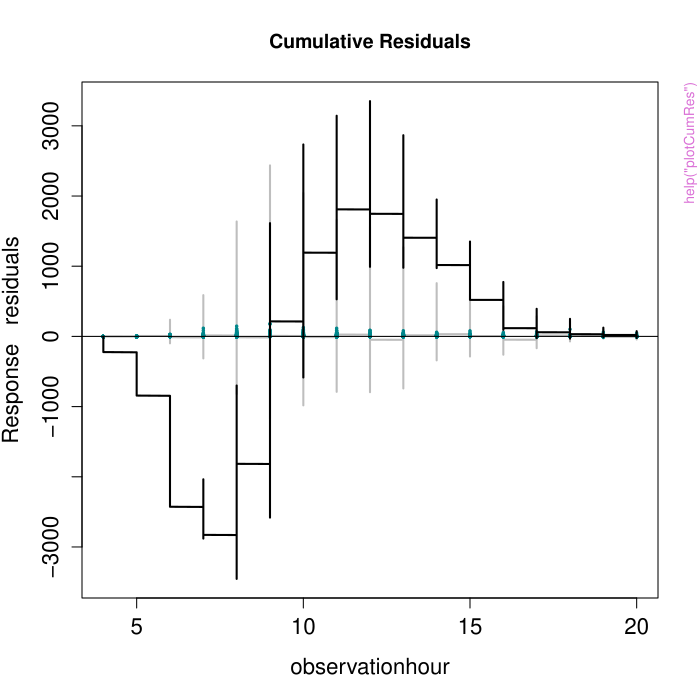

This chart was generated by the following R code:
pkgname <- "MRSea"
source(file.path(R.home("share"), "R", "examples-header.R"))
options(warn = 1)
library('MRSea')

base::assign(".oldSearch", base::search(), pos = 'CheckExEnv')
cleanEx()
nameEx("LocalRadialFunction")
### * LocalRadialFunction

flush(stderr()); flush(stdout())

### Name: LocalRadialFunction
### Title: Function for creating an exponential basis function for a
###   spatial smooth using the CReSS method.
### Aliases: LocalRadialFunction

### ** Examples

# load data
data(ns.data.re)
# load knot grid data
data(knotgrid.ns)

splineParams<-makesplineParams(data=ns.data.re, varlist=c('observationhour'))

#set some input info for SALSA
ns.data.re$response<- ns.data.re$birds

# make distance matrices for datatoknots and knottoknots
distMats<-makeDists(cbind(ns.data.re$x.pos, ns.data.re$y.pos), na.omit(knotgrid.ns), knotmat=FALSE)

# choose sequence of radii
r_seq<-getRadiiChoices(8, distMats$dataDist)

# using the fourth radius and picking 5 knots
basis<-LocalRadialFunction(radiusIndices=rep(4, 5), dists=distMats$dataDist, radii = r_seq,
        aR=c(3, 10, 15, 28, 31))



cleanEx()
nameEx("bootstrap.orig.data")
### * bootstrap.orig.data

flush(stderr()); flush(stdout())

### Name: bootstrap.orig.data
### Title: Obtaining a data frame of bootstrapped data using resamples
### Aliases: bootstrap.orig.data

### ** Examples

data(dis.data.re)
resample<-"transect.id"
samples<-unique(dis.data.re[,resample])
resamples.no<-length(samples)
new.resamples<-sample(samples,resamples.no,replace=TRUE)
bootstrap.data<-bootstrap.orig.data(dis.data.re,resample,new.resamples,resamples.no)



cleanEx()
nameEx("checkfactorlevelcounts")
### * checkfactorlevelcounts

flush(stderr()); flush(stdout())

### Name: checkfactorlevelcounts
### Title: Factor level response check
### Aliases: checkfactorlevelcounts

### ** Examples

# load data
data(ns.data.re)

checkfactorlevelcounts(factorlist=c('floodebb', 'impact'), ns.data.re,
     ns.data.re$birds)



cleanEx()
nameEx("create.NHAT")
### * create.NHAT

flush(stderr()); flush(stdout())

### Name: create.NHAT
### Title: Estimated number of individuals for each detection
### Aliases: create.NHAT

### ** Examples

data(dis.data.re)
result<-ddf(dsmodel=~mcds(key="hn", formula=~1), data=dis.data.re,method="ds",
     meta.data= list(width=250,binned=FALSE))
dis.data<-create.NHAT(dis.data.re,result)



cleanEx()
nameEx("create.bootcount.data")
### * create.bootcount.data

flush(stderr()); flush(stdout())

### Name: create.bootcount.data
### Title: Aggregate bootstrapped distance data into count data
### Aliases: create.bootcount.data

### ** Examples

data(dis.data.re)
# bootstrap data without stratification
dis.data.re$survey.id<-paste(dis.data.re$season,dis.data.re$impact,sep="")
result<-ddf(dsmodel=~mcds(key="hn", formula=~1), data=dis.data.re, method="ds",
             meta.data=list(width=250))
dis.data.re<-create.NHAT(dis.data.re,result)

bootstrap.data<-create.bootstrap.data(dis.data.re)

bootcount.data<-create.bootcount.data(bootstrap.data)



cleanEx()
nameEx("create.bootstrap.data")
### * create.bootstrap.data

flush(stderr()); flush(stdout())

### Name: create.bootstrap.data
### Title: Create bootstrap data for non-parametric bootstrapping
### Aliases: create.bootstrap.data

### ** Examples

data(dis.data.re)
# run distance analysis to create NHATS
dis.data.re$survey.id<-paste(dis.data.re$season,dis.data.re$impact,sep="")
result<-ddf(dsmodel=~mcds(key="hn", formula=~1), data=dis.data.re, method="ds",
             meta.data=list(width=250))
dis.data.re<-create.NHAT(dis.data.re,result)

# bootstrap data without stratification
bootstrap.data<-create.bootstrap.data(dis.data.re)
# boostrap data with stratification (here by survey which is composed of
# season and impact)
dis.data.re$survey.id<-paste(dis.data.re$season,dis.data.re$impact,sep="")
bootstrap.data.str<-create.bootstrap.data(dis.data.re, stratum = "survey.id")



cleanEx()
nameEx("create.count.data")
### * create.count.data

flush(stderr()); flush(stdout())

### Name: create.count.data
### Title: Aggregate distance data into count data
### Aliases: create.count.data

### ** Examples

data(dis.data.re)
dis.data.re$survey.id<-paste(dis.data.re$season,dis.data.re$impact,sep="")
result<-ddf(dsmodel=~mcds(key="hn", formula=~1), data=dis.data.re, method="ds",
           meta.data=list(width=250))
dis.data.re<-create.NHAT(dis.data.re,result)
count.data<-create.count.data(dis.data.re)



cleanEx()
nameEx("do.bootstrap.cress")
### * do.bootstrap.cress

flush(stderr()); flush(stdout())

### Name: do.bootstrap.cress
### Title: Bootstrapping function without model selection using CReSS/SALSA
###   for fitting the second stage count model
### Aliases: do.bootstrap.cress

### ** Examples

# ~~~~~~~~~~~~~~~~~~~~~~~~~~~~~~~~~~~
# offshore redistribution data
# ~~~~~~~~~~~~~~~~~~~~~~~~~~~~~~~~~~~
data(dis.data.re)
data(predict.data.re)
data(knotgrid.off)
# ~~~~~~~~~~~~~~~~~~~~~~~~~~~~~~~~~~~
# distance sampling
dis.data.re$survey.id<-paste(dis.data.re$season,dis.data.re$impact,sep="")
result<-ddf(dsmodel=~mcds(key="hn", formula=~1), data=dis.data.re, method="ds",
        meta.data=list(width=250))
dis.data.re<-create.NHAT(dis.data.re,result)
count.data<-create.count.data(dis.data.re)

# ~~~~~~~~~~~~~~~~~~~~~~~~~~~~~~~~~~~
# spatial modelling
splineParams<-makesplineParams(data=count.data, varlist=c('depth'))
#set some input info for SALSA
count.data$response<- count.data$NHAT
# make distance matrices for datatoknots and knottoknots
distMats<-makeDists(cbind(count.data$x.pos, count.data$y.pos), na.omit(knotgrid.off))
# choose sequence of radii
r_seq<-getRadiiChoices(8,distMats$dataDist)
# set initial model without the spatial term
initialModel<- glm(response ~ as.factor(season) + as.factor(impact) + offset(log(area)),
                family='quasipoisson', data=count.data)
# make parameter set for running salsa2d
salsa2dlist<-list(fitnessMeasure = 'QICb', knotgrid = knotgrid.off, knotdim=c(26,14), startKnots=4, minKnots=4,
                 maxKnots=20, r_seq=r_seq, gap=4000, interactionTerm="as.factor(impact)")
salsa2dOutput_k6<-runSALSA2D(initialModel, salsa2dlist, d2k=distMats$dataDist,
                   k2k=distMats$knotDist, splineParams=splineParams)

splineParams<-salsa2dOutput_k6$splineParams
# specify parameters for local radial function:
radiusIndices <- splineParams[[1]]$radiusIndices
dists <- splineParams[[1]]$dist
radii <- splineParams[[1]]$radii
aR <- splineParams[[1]]$invInd[splineParams[[1]]$knotPos]
count.data$blockid<-paste(count.data$transect.id, count.data$season, count.data$impact, sep='')
# Re-fit the chosen model as a GEE (based on SALSA knot placement) and GEE p-values
geeModel<- geeglm(formula(salsa2dOutput_k6$bestModel), data=count.data, family=poisson, id=blockid)
dists<-makeDists(cbind(predict.data.re$x.pos, predict.data.re$y.pos), na.omit(knotgrid.off),
       knotmat=FALSE)$dataDist

# ~~~~~~~~~~~~~~~~~~~~~~~~~~~~~~~~~~~
# bootstrapping
do.bootstrap.cress(dis.data.re, predict.data.re, ddf.obj=result, geeModel, splineParams,
              g2k=dists, resample='transect.id', rename='segment.id', stratum='survey.id',
              B=4, name="cress", save.data=FALSE, nhats=NULL, nCores=1)
load("cresspredictionboot.RData") # loading the bootstrap predictions into the workspace
# look at the first 6 lines of the bootstrap predictions (on the scale of the response)
head(bootPreds)

## Not run: 
##D # In parallel (Note: windows machines only)
##D require(parallel)
##D do.bootstrap.cress(dis.data.re, predict.data.re, ddf.obj=result, geeModel, splineParams,
##D                 g2k=dists, resample='transect.id', rename='segment.id', stratum='survey.id',
##D                 B=4, name="cress", save.data=FALSE, nhats=NULL, nCores=4)
##D load("cresspredictionboot.RData") # loading the bootstrap predictions into the workspace
##D # look at the first 6 lines of the bootstrap predictions (on the scale of the response)
##D head(bootPreds)
## End(Not run)

# ~~~~~~~~~~~~~~~~~~~~~~~~~~~~~~~~~~~
# nearshore redistribution data
# ~~~~~~~~~~~~~~~~~~~~~~~~~~~~~~~~~~~
## Not run: 
##D do.bootstrap.cress(ns.data.re, ns.predict.data.re, ddf.obj=NULL, geeModel, splineParams,
##D              g2k=dists, resample='transect.id', rename='segment.id', stratum=NULL,
##D              B=2, name="cress", save.data=FALSE, nhats=NULL)
##D load("cresspredictionboot.RData") # loading the predictions into the workspace
##D # look at the first 6 lines of the bootstrap predictions (on the scale of the response)
##D head(bootPreds)
## End(Not run)



cleanEx()
nameEx("do.bootstrap.gam")
### * do.bootstrap.gam

flush(stderr()); flush(stdout())

### Name: do.bootstrap.gam
### Title: Bootstrapping function without model selection using 'gam' as
###   the second stage count model
### Aliases: do.bootstrap.gam

### ** Examples

# offshore redistribution data
data(dis.data.re)
data(predict.data.re)
dis.data.re$survey.id<-paste(dis.data.re$season,dis.data.re$impact,sep="")
result<-ddf(dsmodel=~mcds(key="hn", formula=~1), data=dis.data.re, method="ds",
            meta.data=list(width=250))
dis.data.re<-create.NHAT(dis.data.re,result)
count.data<-create.count.data(dis.data.re)
require(mgcv)
gam.2<-gam(NHAT~as.factor(impact)+s(x.pos,y.pos,by=as.factor(impact))+offset(log(area)),
           data=count.data,family=quasipoisson)
do.bootstrap.gam(dis.data.re,predict.data.re,ddf.obj=result,model.obj=gam.2,resample="transect.id",
               rename="segment.id",stratum='survey.id',1,name='gam',save.data=FALSE,nhats=NULL)
load("gampredictionboot.RData") # loading the predictions into the workspace
# look at the first 6 lines of the predictions on the response scale
head(bootPreds)


## Not run: 
##D # nearshore redistribution data
##D data(ns.data.re)
##D data(ns.predict.data.re)
##D require(mgcv)
##D gam.ns2=gam(birds~as.factor(impact)+s(x.pos,y.pos,by=as.factor(impact))+offset(log(area)),
##D          data=ns.data.re,family=quasipoisson)
##D do.bootstrap.gam(ns.data.re,ns.predict.data.re,ddf.obj=NULL,model.obj=gam.ns2,resample=NULL,
##D                 rename=NULL,stratum=NULL,1,name='ns.gam',save.data=FALSE,nhats=NULL)
##D # load the replicate predictions into the workspace
##D load("ns.gampredictionboot.RData")
##D # look at the first 6 lines of the predictions on the response scale
##D head(bootPreds)
## End(Not run)



cleanEx()
nameEx("getCV_CReSS")
### * getCV_CReSS

flush(stderr()); flush(stdout())

### Name: getCV_CReSS
### Title: Calculate cross-validation score for a CReSS type model
### Aliases: getCV_CReSS

### ** Examples

# load data
data(ns.data.re)
# load prediction data
data(ns.predict.data.re)

splineParams<-makesplineParams(data=ns.data.re, varlist=c('observationhour', 'DayOfMonth'))
# set some input info for SALSA
ns.data.re$response<- ns.data.re$birds
salsa1dlist<-list(fitnessMeasure = 'QICb', minKnots_1d=c(2,2), maxKnots_1d = c(20, 20),
               startKnots_1d = c(2,2), degree=c(2,2), maxIterations = 10, gaps=c(1,1))

# set initial model without the spline terms in there
# (so all other non-spline terms)
initialModel<- glm(response ~ as.factor(floodebb) + as.factor(impact) + offset(log(area)),
                  family='quasipoisson',data=ns.data.re)

# run SALSA
salsa1dOutput<-runSALSA1D(initialModel, salsa1dlist, varlist=c('observationhour','DayOfMonth'),
            factorlist=c('floodebb', 'impact'), ns.predict.data.re, splineParams=splineParams)

# make blocking structure and fold structure
ns.data.re$blockid<-paste(ns.data.re$GridCode, ns.data.re$Year, ns.data.re$MonthOfYear,
                    ns.data.re$DayOfMonth, sep='')
ns.data.re$blockid<-as.factor(ns.data.re$blockid)
ns.data.re$foldid<-getCVids(ns.data.re, folds=5, block='blockid')

# calculate CV
cv1<-getCV_CReSS(ns.data.re, salsa1dOutput$bestModel, salsa1dOutput$splineParams)



cleanEx()
nameEx("getCVids")
### * getCVids

flush(stderr()); flush(stdout())

### Name: getCVids
### Title: IDs for running cross validation
### Aliases: getCVids

### ** Examples

# load data
data(ns.data.re)

CVids<-getCVids(ns.data.re, 5)



cleanEx()
nameEx("getDifferences")
### * getDifferences

flush(stderr()); flush(stdout())

### Name: getDifferences
### Title: Identify any significant differences between predicted data
###   before an impact event and predicted data after an impact event
### Aliases: getDifferences

### ** Examples

## Not run: 
##D getDifferences(beforePreds, afterPreds)
## End(Not run)



cleanEx()
nameEx("getPlotdimensions")
### * getPlotdimensions

flush(stderr()); flush(stdout())

### Name: getPlotdimensions
### Title: find the plotting dimensions for quilt.plot when using a regular
###   grid
### Aliases: getPlotdimensions

### ** Examples

#' # load data
data(ns.data.re)

getPlotdimensions(ns.data.re$x.pos, ns.data.re$y.pos, segmentWidth=500, segmentLength=500)



cleanEx()
nameEx("getPvalues")
### * getPvalues

flush(stderr()); flush(stdout())

### Name: getPvalues
### Title: Calculate marginal p-values from a 'model'.
### Aliases: getPvalues

### ** Examples

# load data
data(ns.data.re)

# make blocking structure
ns.data.re$blockid<-paste(ns.data.re$GridCode, ns.data.re$Year, ns.data.re$MonthOfYear,
                    ns.data.re$DayOfMonth, sep='')
ns.data.re$blockid<-as.factor(ns.data.re$blockid)

initialModel<- geeglm(birds ~ as.factor(floodebb) + as.factor(impact) + observationhour + x.pos +
              y.pos + offset(log(area)), family='poisson',data=ns.data.re, id=blockid)

getPvalues(initialModel, varlist=c('observationhour', 'x.pos', 'y.pos'),
            factorlist=c('floodebb', 'impact'))

getPvalues(initialModel)



cleanEx()
nameEx("getRadiiChoices")
### * getRadiiChoices

flush(stderr()); flush(stdout())

### Name: getRadiiChoices
### Title: Function for obtaining a sequence of range parameters for the
###   CReSS smoother
### Aliases: getRadiiChoices

### ** Examples

# load data
data(ns.data.re)
# load knot grid data
data(knotgrid.ns)

# make distance matrices for datatoknots and knottoknots
distMats<-makeDists(cbind(ns.data.re$x.pos, ns.data.re$y.pos), na.omit(knotgrid.ns))

# choose sequence of radii
r_seq<-getRadiiChoices(8, distMats$dataDist)



cleanEx()
nameEx("makeBootCIs")
### * makeBootCIs

flush(stderr()); flush(stdout())

### Name: makeBootCIs
### Title: Calculate percentile confidence intervals from a matrix of
###   bootstrapped predictions
### Aliases: makeBootCIs

### ** Examples

## Not run: 
##D makeBootCIs(bootPreds)
## End(Not run)



cleanEx()
nameEx("makeDists")
### * makeDists

flush(stderr()); flush(stdout())

### Name: makeDists
### Title: Make Euclidean distance matrices for use in CReSS and SALSA
###   model frameworks
### Aliases: makeDists

### ** Examples

# load data
data(ns.data.re)
# load knot grid data
data(knotgrid.ns)

# make distance matrices for datatoknots and knottoknots
distMats<-makeDists(cbind(ns.data.re$x.pos, ns.data.re$y.pos), na.omit(knotgrid.ns))



cleanEx()
nameEx("makesplineParams")
### * makesplineParams

flush(stderr()); flush(stdout())

### Name: makesplineParams
### Title: Constructing an object of spline parameters
### Aliases: makesplineParams

### ** Examples

# load data
data(ns.data.re)
# load prediction data
data(ns.predict.data.re)

splineParams<- makesplineParams(ns.data.re, varlist=c('observationhour', 'DayOfMonth'),
                predictionData=ns.predict.data.re)



cleanEx()
nameEx("plotCumRes")
### * plotCumRes

flush(stderr()); flush(stdout())

### Name: plotCumRes
### Title: Calculate cumulative residuals and plot.
### Aliases: plotCumRes

### ** Examples

# load data
data(ns.data.re)

model<-glm(birds ~ observationhour + as.factor(floodebb) + as.factor(impact),
           family='quasipoisson', data=ns.data.re)

plotCumRes(model, varlist=c('observationhour'))



cleanEx()
nameEx("plotRunsProfile")
### * plotRunsProfile

flush(stderr()); flush(stdout())

### Name: plotRunsProfile
### Title: Calculate runs test and plot profile plot.  The output is a plot
###   of runs profiles (with p-value to indicate level of correlation)
### Aliases: plotRunsProfile

### ** Examples

# load data
data(ns.data.re)

model<-glm(birds ~ observationhour + as.factor(floodebb) + as.factor(impact),
            family='quasipoisson', data=ns.data.re)

plotRunsProfile(model, varlist=c('observationhour'))



cleanEx()
nameEx("predict.cress")
### * predict.cress

flush(stderr()); flush(stdout())

### Name: predict.cress
### Title: Function for making predictions for a model containing a CReSS
###   basis (two dimensional local smooth).
### Aliases: predict.cress

### ** Examples

# ~~~~~~~~~~~~~~~~~~~~~~~~~~~~~~~~~~~
# offshore redistribution data
# ~~~~~~~~~~~~~~~~~~~~~~~~~~~~~~~~~~~
data(dis.data.re)
data(predict.data.re)
data(knotgrid.off)
# ~~~~~~~~~~~~~~~~~~~~~~~~~~~~~~~~~~~
# distance sampling
dis.data.re$survey.id<-paste(dis.data.re$season,dis.data.re$impact,sep="")
result<-ddf(dsmodel=~mcds(key="hn", formula=~1), data=dis.data.re, method="ds",
        meta.data=list(width=250))
dis.data.re<-create.NHAT(dis.data.re,result)
count.data<-create.count.data(dis.data.re)

# ~~~~~~~~~~~~~~~~~~~~~~~~~~~~~~~~~~~
# spatial modelling
splineParams<-makesplineParams(data=count.data, varlist=c('depth'))
#set some input info for SALSA
count.data$response<- count.data$NHAT
# make distance matrices for datatoknots and knottoknots
distMats<-makeDists(cbind(count.data$x.pos, count.data$y.pos), na.omit(knotgrid.off))
# choose sequence of radii
r_seq<-getRadiiChoices(8,distMats$dataDist)
# set initial model without the spatial term
initialModel<- glm(response ~ as.factor(season) + as.factor(impact) + offset(log(area)),
                family='quasipoisson', data=count.data)
# make parameter set for running salsa2d
salsa2dlist<-list(fitnessMeasure = 'QICb', knotgrid = knotgrid.off, knotdim=c(26,14), startKnots=4, minKnots=4,
                 maxKnots=20, r_seq=r_seq, gap=4000, interactionTerm="as.factor(impact)")
salsa2dOutput_k6<-runSALSA2D(initialModel, salsa2dlist, d2k=distMats$dataDist,
                   k2k=distMats$knotDist, splineParams=splineParams)

splineParams<-salsa2dOutput_k6$splineParams
# specify parameters for local radial function:
radiusIndices <- splineParams[[1]]$radiusIndices
dists <- splineParams[[1]]$dist
radii <- splineParams[[1]]$radii
aR <- splineParams[[1]]$invInd[splineParams[[1]]$knotPos]
count.data$blockid<-paste(count.data$transect.id, count.data$season, count.data$impact, sep='')
# Re-fit the chosen model as a GEE (based on SALSA knot placement) and GEE p-values
geeModel<- geeglm(formula(salsa2dOutput_k6$bestModel), data=count.data, family=poisson, id=blockid)
dists<-makeDists(cbind(predict.data.re$x.pos, predict.data.re$y.pos), na.omit(knotgrid.off),
       knotmat=FALSE)$dataDist

# make predictions on response scale
preds<-predict.cress(predict.data.re, splineParams, dists, geeModel)



cleanEx()
nameEx("runACF")
### * runACF

flush(stderr()); flush(stdout())

### Name: runACF
### Title: run functions to create acf matrix and plot the results
### Aliases: runACF

### ** Examples

# load data
data(ns.data.re)

model<-glm(birds ~ observationhour + as.factor(floodebb) + as.factor(impact),
           family='quasipoisson', data=ns.data.re)

ns.data.re$blockid<-paste(ns.data.re$GridCode, ns.data.re$Year, ns.data.re$MonthOfYear,
                    ns.data.re$DayOfMonth, sep='')
ns.data.re$blockid<-as.factor(ns.data.re$blockid)

runACF(ns.data.re$blockid, model)



cleanEx()
nameEx("runDiagnostics")
### * runDiagnostics

flush(stderr()); flush(stdout())

### Name: runDiagnostics
### Title: functions to create observed vs fitted and fitted vs scaled
###   pearsons residual plots
### Aliases: runDiagnostics

### ** Examples

# load data
data(ns.data.re)

model<-glm(birds ~ observationhour + as.factor(floodebb) + as.factor(impact),
           family='quasipoisson', data=ns.data.re)

runDiagnostics(model)



cleanEx()
nameEx("runInfluence")
### * runInfluence

flush(stderr()); flush(stdout())

### Name: runInfluence
### Title: Assessing the influece of each correlated block on both the
###   precision of the parameter estimates (COVRATIO statistics) and the
###   sensitivity of model predictions (PRESS statistics).
### Aliases: runInfluence

### ** Examples

# load data
data(ns.data.re)

ns.data.re$blockid<-paste(ns.data.re$GridCode, ns.data.re$Year, ns.data.re$MonthOfYear,
                    ns.data.re$DayOfMonth, sep='')
ns.data.re$blockid<-as.factor(ns.data.re$blockid)

model<-geeglm(birds ~ observationhour + as.factor(floodebb) + as.factor(impact),
              family='poisson', data=ns.data.re, id=blockid)

timeInfluenceCheck(model, ns.data.re$blockid)

## Not run: 
##D # **WARNING** this example takes a long time
##D influences<-runInfluence(model, ns.data.re$blockid)
## End(Not run)



cleanEx()
nameEx("runPartialPlots")
### * runPartialPlots

flush(stderr()); flush(stdout())

### Name: runPartialPlots
### Title: Plot partial plots for each of the variables listed in
###   'factorlist' or 'varlist'.
### Aliases: runPartialPlots

### ** Examples

#' # load data
data(ns.data.re)

model<-glm(birds ~ observationhour + as.factor(floodebb) + as.factor(impact),
           family='quasipoisson', data=ns.data.re)

runPartialPlots(model, ns.data.re, factorlist=c('floodebb', 'impact'),
                varlist=c('observationhour'))



cleanEx()
nameEx("runSALSA1D")
### * runSALSA1D

flush(stderr()); flush(stdout())

### Name: runSALSA1D
### Title: Running SALSA for continuous one-dimensional covariates.
### Aliases: runSALSA1D

### ** Examples

# load data
data(ns.data.re)
# load prediction data
data(ns.predict.data.re)

splineParams<-makesplineParams(data=ns.data.re, varlist=c('observationhour', 'DayOfMonth'))
#set some input info for SALSA
ns.data.re$response<- ns.data.re$birds

#' # set initial model without the spline terms in there
# (so all other non-spline terms)
initialModel<- glm(response ~ as.factor(floodebb) + as.factor(impact) + offset(log(area)),
                    family='quasipoisson',data=ns.data.re)

salsa1dlist<-list(fitnessMeasure = 'QICb', minKnots_1d=c(2,2), maxKnots_1d = c(20, 20),
                  startKnots_1d = c(2,2), degree=c(2,2), maxIterations = 10, gaps=c(1,1))
# run SALSA
salsa1dOutput<-runSALSA1D(initialModel, salsa1dlist, varlist=c('observationhour', 'DayOfMonth'),
                 factorlist=c('floodebb', 'impact'), ns.predict.data.re, splineParams=splineParams)



cleanEx()
nameEx("runSALSA1D_withremoval")
### * runSALSA1D_withremoval

flush(stderr()); flush(stdout())

### Name: runSALSA1D_withremoval
### Title: Running SALSA for continuous one-dimensional covariates.
### Aliases: runSALSA1D_withremoval

### ** Examples

# load data
data(ns.data.re)
# load prediction data
data(ns.predict.data.re)

splineParams<-makesplineParams(data=ns.data.re, varlist=c('observationhour', 'DayOfMonth'))

# make column with foldid for cross validation calculation
ns.data.re$blockid<-paste(ns.data.re$GridCode, ns.data.re$Year, ns.data.re$MonthOfYear, ns.data.re$DayOfMonth, sep='')
ns.data.re$blockid<-as.factor(ns.data.re$blockid)
ns.data.re$foldid<-getCVids(ns.data.re, folds=5, block='blockid')

#' # set initial model without the spline terms in there
# (so all other non-spline terms)
ns.data.re$response<- ns.data.re$birds
initialModel<- glm(response ~ as.factor(floodebb) + as.factor(impact) + offset(log(area)),
                    family='quasipoisson',data=ns.data.re)

#set some input info for SALSA
salsa1dlist<-list(fitnessMeasure = 'QICb', minKnots_1d=c(2,2), maxKnots_1d = c(5, 5),
                  startKnots_1d = c(2,2), degree=c(2,2), maxIterations = 10, gaps=c(1,1))

# run SALSA
salsa1dOutput<-runSALSA1D_withremoval(initialModel, salsa1dlist, varlist=c('observationhour', 'DayOfMonth'),
                 factorlist=c('floodebb', 'impact'), ns.predict.data.re, splineParams=splineParams)



cleanEx()
nameEx("runSALSA2D")
### * runSALSA2D

flush(stderr()); flush(stdout())

### Name: runSALSA2D
### Title: Running SALSA for a spatial smooth with a CReSS basis
### Aliases: runSALSA2D

### ** Examples

# load data
data(ns.data.re)
# load prediction data
data(ns.predict.data.re)
# load knot grid data
data(knotgrid.ns)

splineParams<-makesplineParams(data=ns.data.re, varlist=c('observationhour'))

#set some input info for SALSA
ns.data.re$response<- ns.data.re$birds

# make distance matrices for datatoknots and knottoknots
distMats<-makeDists(cbind(ns.data.re$x.pos, ns.data.re$y.pos), na.omit(knotgrid.ns))

# choose sequence of radii
r_seq<-getRadiiChoices(8, distMats$dataDist)

# set initial model without the spatial term
# (so all other non-spline terms)
initialModel<- glm(response ~ as.factor(floodebb) + as.factor(impact) + offset(log(area)),
                   family='quasipoisson', data=ns.data.re)

# make parameter set for running salsa2d
salsa2dlist<-list(fitnessMeasure = 'QICb', knotgrid = knotgrid.ns, knotdim = c(7, 9),
                  startKnots=6, minKnots=4, maxKnots=20, r_seq=r_seq, gap=1,
                  interactionTerm="as.factor(impact)")

salsa2dOutput_k6<-runSALSA2D(initialModel, salsa2dlist, d2k=distMats$dataDist,
                            k2k=distMats$knotDist, splineParams=splineParams)



cleanEx()
nameEx("timeInfluenceCheck")
### * timeInfluenceCheck

flush(stderr()); flush(stdout())

### Name: timeInfluenceCheck
### Title: Timing check to see how long it will take to run 'runInfluence'.
### Aliases: timeInfluenceCheck

### ** Examples

# load data
data(ns.data.re)

ns.data.re$blockid<-paste(ns.data.re$GridCode, ns.data.re$Year, ns.data.re$MonthOfYear,
                     ns.data.re$DayOfMonth, sep='')
ns.data.re$blockid<-as.factor(ns.data.re$blockid)
model<-geeglm(birds ~ observationhour + as.factor(floodebb) + as.factor(impact),
               family='poisson', data=ns.data.re, id=blockid)

timeInfluenceCheck(model, ns.data.re$blockid)



### * <FOOTER>
###
options(digits = 7L)
base::cat("Time elapsed: ", proc.time() - base::get("ptime", pos = 'CheckExEnv'),"\n")
grDevices::dev.off()
###
### Local variables: ***
### mode: outline-minor ***
### outline-regexp: "\\(> \\)?### [*]+" ***
### End: ***
quit('no')
